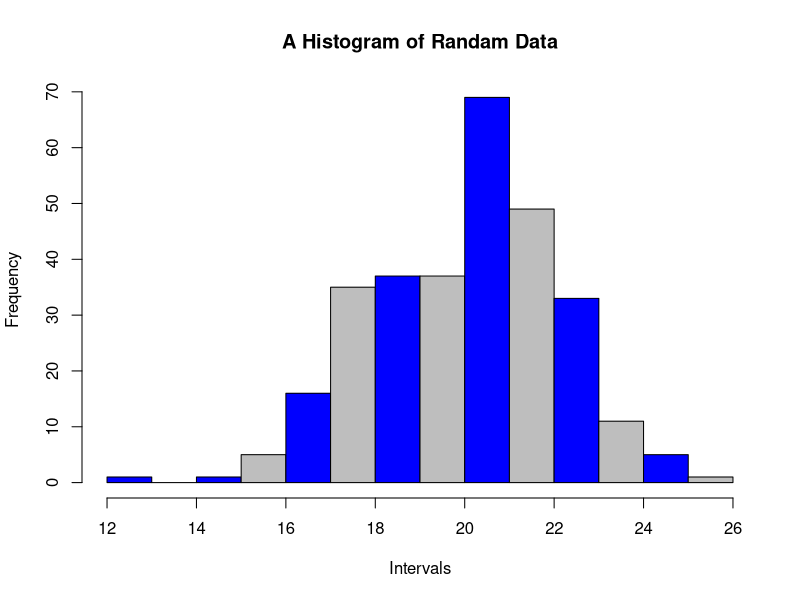
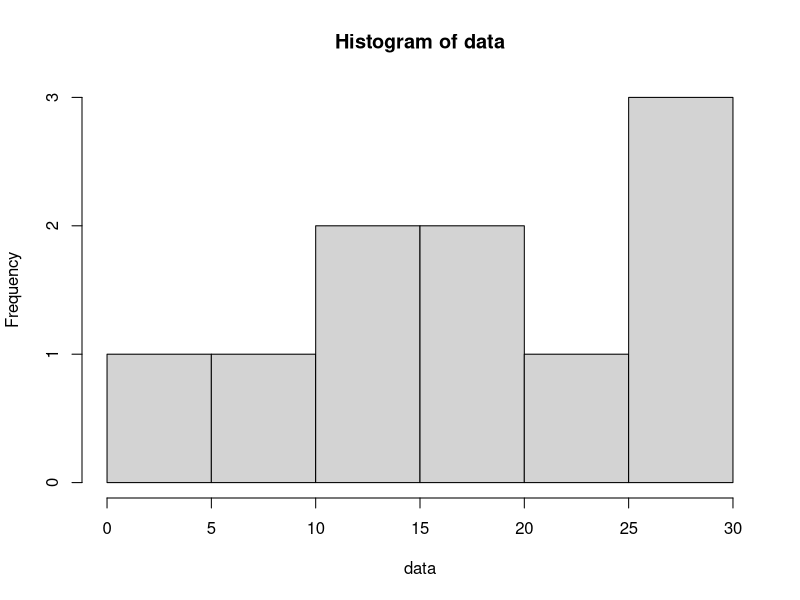
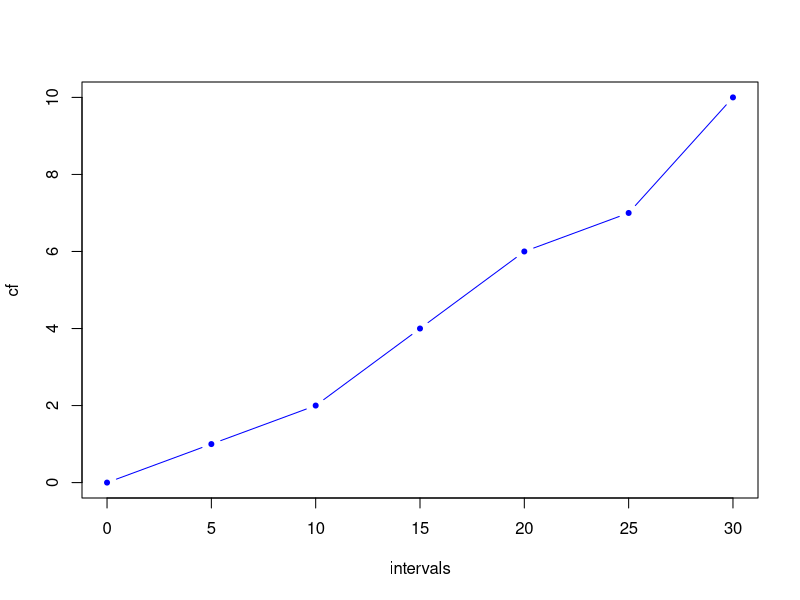
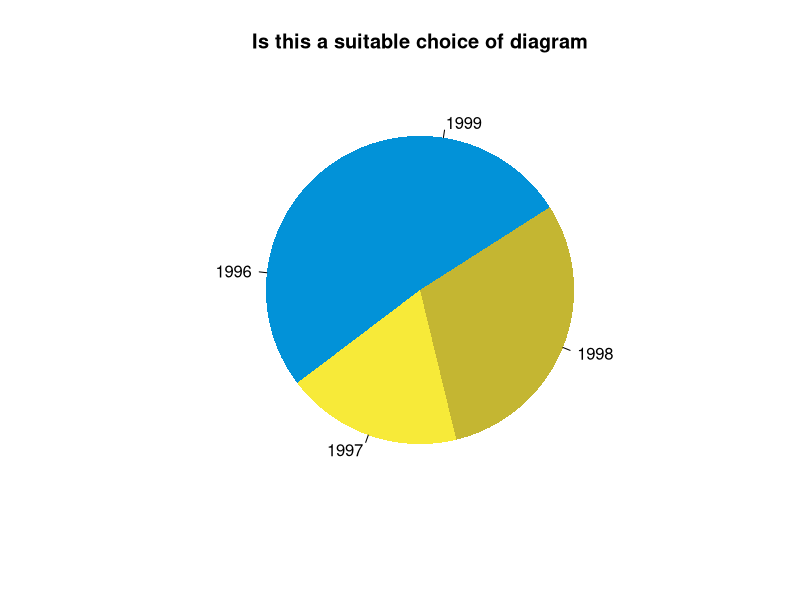

The R source for these figures, in order:
## ---- chunk 1
hist(rnorm(300, 20, 2), main = "A Histogram of Randam Data", xlab = "Intervals",
     col = c("blue", "grey"))
## ---- chunk 2
data <- c(16, 26, 12, 10, 27, 30, 14,  1, 25, 20)
stem(data)
## ---- chunk 3
data <- c(16, 26, 12, 10, 27, 30, 14,  1, 25, 20)
h <- hist(data)
## ---- chunk 4
intervals <- seq(from = min(h$breaks), to = max(h$breaks), by = h$breaks[2] - h$breaks[1])
intervals <- c(0, intervals[-1])
# Cumulative sums
cf = c(0, cumsum(h$counts))
plot(intervals, cf, type = "b", col = "blue", pch = 20)
## ---- chunk 5
x <- c(76, 58, 95, 85)
pie(x, c(1996:1999),
    col = c('#0292D8', '#F7EA39', '#C4B632'),
     init.angle = 130, border = NA,
    main="Is this a suitable choice of diagram")
## ---- chunk 6

